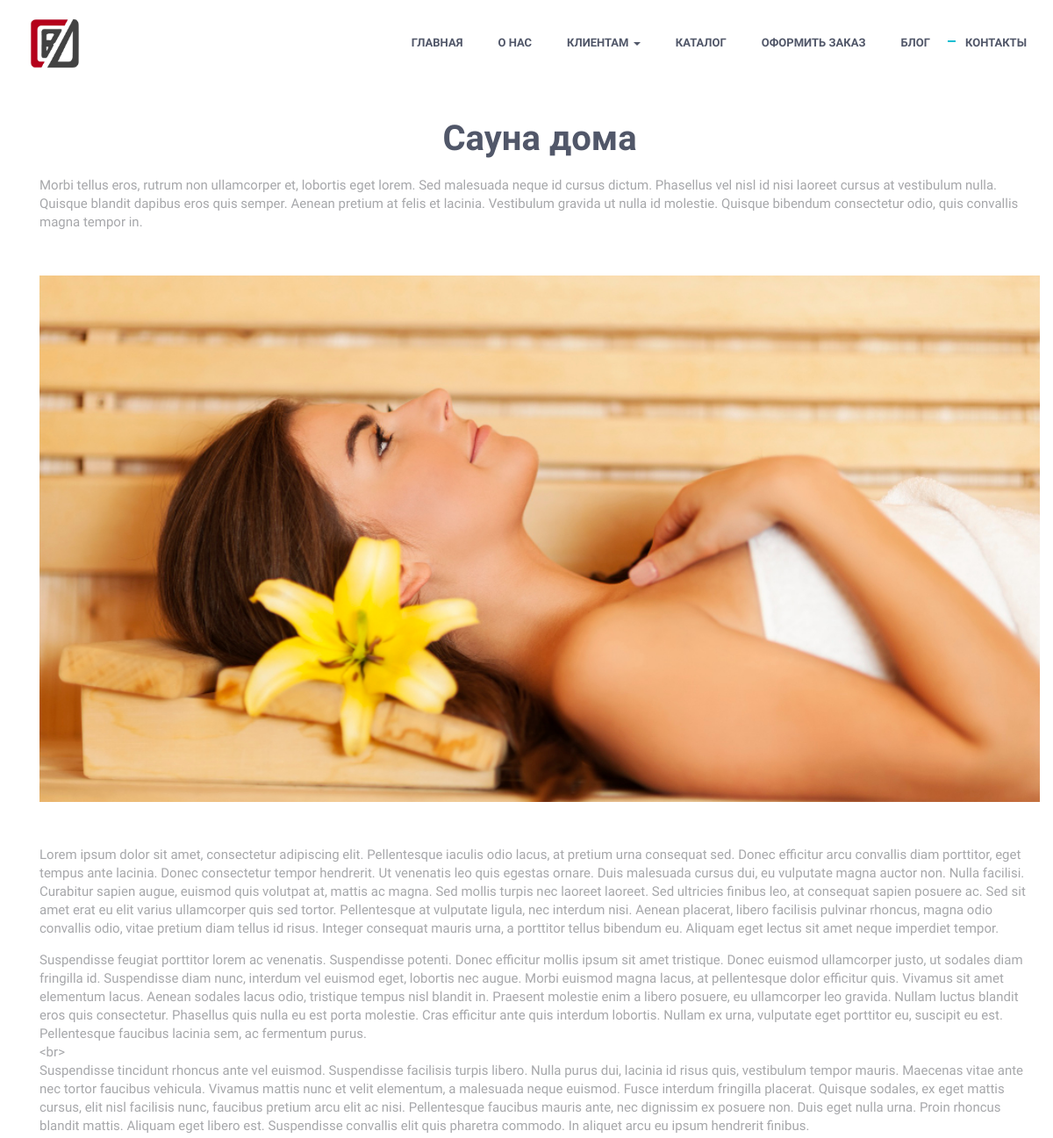
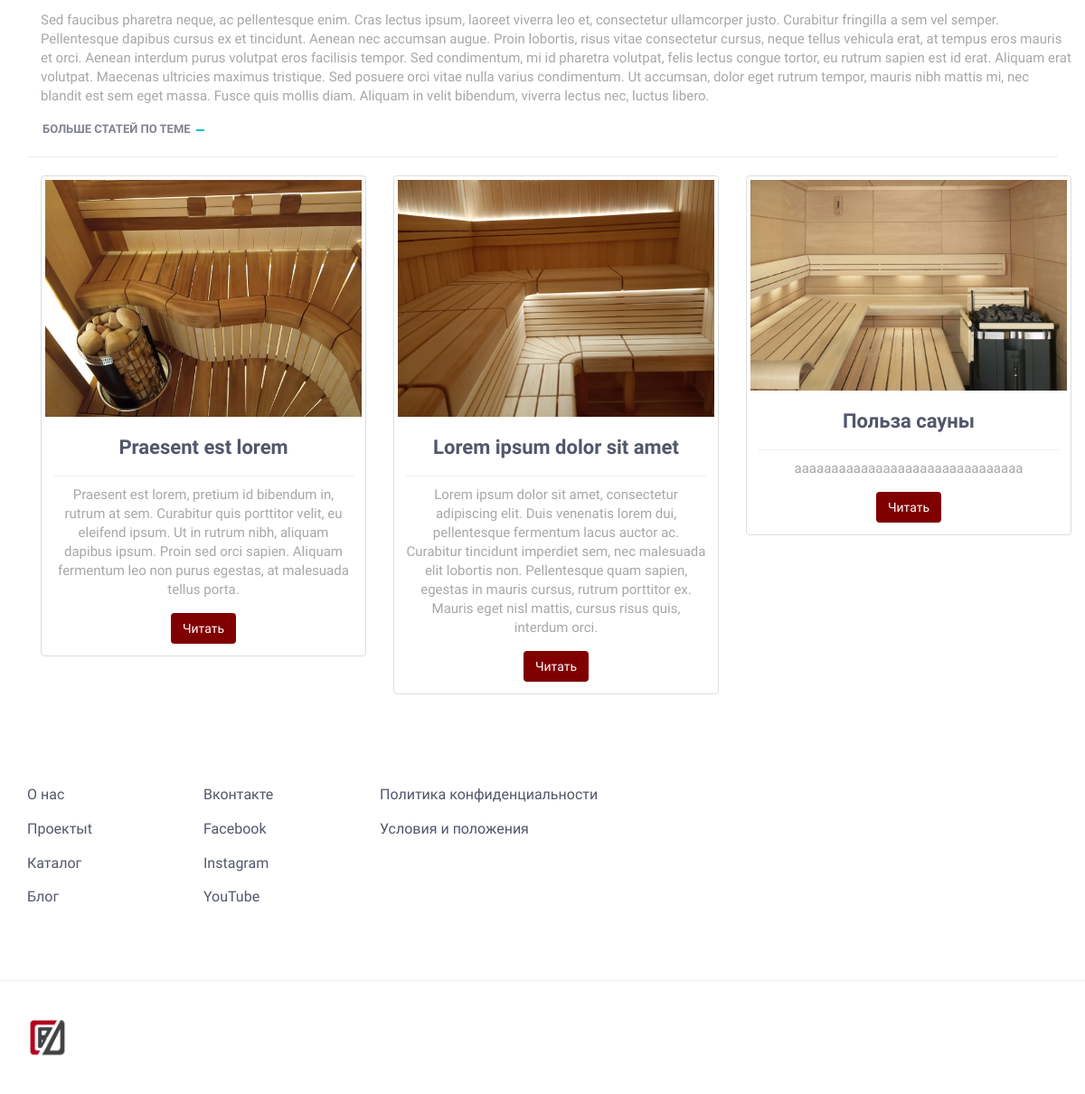
/blog/id1, run on the app's committed database (2 pictures, top to bottom).
### blog/models.py (models this page shows, shortened)
class Article(models.Model):
	title = models.CharField('Заголовок', max_length = 100)
	description = models.TextField('Краткое описание')
	text = models.TextField('Текст статьи')
	img = models.ImageField('Изображение', upload_to='img/blog/')
	class Meta:
		verbose_name = 'Статья'
		verbose_name_plural = 'Статьи'

### blog/views.py (the view)
# urls.py: path('id<int:post_id>', views.view_post, name='view_post'),
def view_post(request, post_id):
    post = models.Article.objects.get(id=post_id)
    post_list = models.Article.objects.exclude(id=post_id).order_by('-id')[0:3]
    return render(request, 'blog/index.html',{'post':post,'post_list':post_list})

### sauna/templates/blog/index.html
{% extends 'base.html' %}
{% load static %}
{%block body%}
<div class="container">
    <div class="title"><center><h1>{{post.title}}</h1></center></div>
    <p>{{post.description|linebreaks}}</p>
<div class="img-fluid" style="margin-top: 50px; margin-bottom: 50px">
<img src="{{post.img.url}}" class="bd-placeholder-img" width='100%' height=600px style='object-fit: cover; text-align: center' xmlns="http://www.w3.org/2000/svg" aria-hidden="true" preserveAspectRatio="xMidYMid slice" focusable="false">
</div>
<p>{{post.text|linebreaks}}</p>
</div>
<a class="link" href="{% url 'blog_list' %}" style="margin-left: 17px;">Больше статей по теме</a>
<hr>
<center><div class="container">
            <div class="row" id="card_result">
                {% for el in post_list %}
                    <div class="col-sm-6 col-md-4">
                        <div class="thumbnail">
                            <img src='{{ el.img.url }}' class="card-img" alt="" width="100%">
                            <div class="caption">
                            <center><h4 class="card-title" style="margin-top: 10px">{{el.title}}</h4></center>
                            <hr style="margin-top: 10px; margin-bottom: 10px">
                            <p class="card-text">{{el.description}}</p>
                            <center><a href="{% url 'view_post' el.id %}" class="btn" style="background-color: #800000; color: #FFFFFF;" >Читать</a></center>
                            </div>
                    </div>
                </div>
                {% endfor %}
            </div></center>
{% endblock %}

### data on the page
Article: title "Сауна дома", description "Morbi tellus eros, rutrum non ullamcorper et, lobortis eget lorem. Sed malesuada neque id cursus dictum. Phasellus vel nisl id nisi laoreet cursus at vestibulum nulla. Quisque blandit dapibus eros quis semper. Aenean pretium at felis et lacinia. Vestibulum gravida ut nulla id molestie. Quisque bibendum consectetur odio, quis convallis magna tempor in.", img (picture), text "Lorem ipsum dolor sit amet, consectetur adipiscing elit. Pellentesque iaculis odio lacus, at pretium urna consequat sed. Donec efficitur arcu convallis diam porttitor, eget tempus ante lacinia. Donec consectetur tempor hendrerit. Ut venenatis leo quis egestas ornare. Duis malesuada cursus dui, eu vulputate magna auctor non. Nulla facilisi. Curabitur sapien augue, euismod quis volutpat at, mattis ac magna. Sed mollis turpis nec laoreet laoreet. Sed ultricies finibus leo, at consequat sapien posuere ac. Sed sit amet erat eu elit varius ullamcorper quis sed tortor. Pellentesque at vulputate ligula, nec interdum nisi. Aenean placerat, libero facilisis pulvinar rhoncus, magna odio convallis…"
Article: img (picture), title "Praesent est lorem", description "Praesent est lorem, pretium id bibendum in, rutrum at sem. Curabitur quis porttitor velit, eu eleifend ipsum. Ut in rutrum nibh, aliquam dapibus ipsum. Proin sed orci sapien. Aliquam fermentum leo non purus egestas, at malesuada tellus porta."
Article: img (picture), title "Lorem ipsum dolor sit amet", description "Lorem ipsum dolor sit amet, consectetur adipiscing elit. Duis venenatis lorem dui, pellentesque fermentum lacus auctor ac. Curabitur tincidunt imperdiet sem, nec malesuada elit lobortis non. Pellentesque quam sapien, egestas in mauris cursus, rutrum porttitor ex. Mauris eget nisl mattis, cursus risus quis, interdum orci."
Article: img (picture), title "Польза сауны", description "ааааааааааааааааааааааааааааааа"
